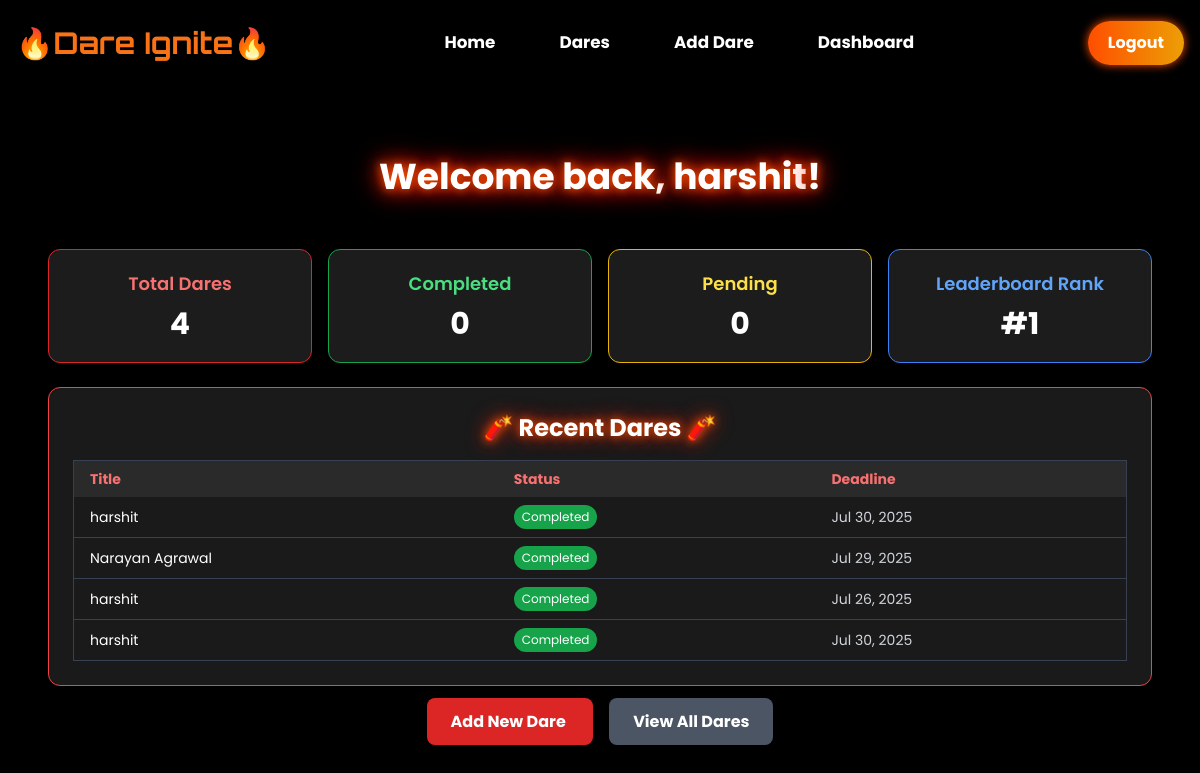
The page /dashboard/ (signed in) on the database its author committed.
### home/models.py (models this page shows)
class DareExchange(models.Model):
    user = models.ForeignKey(User, on_delete = models.CASCADE)
    name = models.CharField(max_length=100)
    email = models.CharField(max_length=50)
    phone_number = models.CharField(max_length=10)
    deadline = models.DateField(blank = True,null = True)
    dare_image = models.ImageField(upload_to = "dare_images/", blank = True, null = True)
    is_edited = models.BooleanField(default=False)
    dare = models.TextField()

### dashboard/views.py (the view)
# urls.py: path("", views.dashboard, name="dashboard"),
@login_required
def dashboard(request):
    user = request.user
    user_dares = DareExchange.objects.filter(user=user)
    total_dares = user_dares.count()
    current_date = timezone.now().date()
    completed_dares = user_dares.filter(dare_image__isnull=False).count()
    pending_dares = total_dares - completed_dares
    recent_dares = user_dares.order_by('-id')[:5]
    user_rankings = User.objects.annotate(
        completed_count=Count(
            Case(
                When(dareexchange__dare_image__isnull=False, then=0),
                output_field=IntegerField()
            )
        )
    ).order_by('-completed_count', 'id')
    leaderboard_rank = 1
    for index, ranked_user in enumerate(user_rankings, 1):
        if ranked_user.id == user.id:
            leaderboard_rank = index
            break
    user_phone = None
    if user_dares.exists():
        user_phone = user_dares.first().phone_number
    context = {
        'student': {
            'first_name': user.first_name or user.username,
            'phone_number': user_phone or 'Not provided'
        },
        'total_dares': total_dares,
        'completed_dares': completed_dares,
        'pending_dares': pending_dares,
        'leaderboard_rank': leaderboard_rank,
        'recent_dares': recent_dares,
    }
    return render(request, 'dashboard/index.html', context)

### templates/dashboard/index.html (shortened to what this page needs)
{% extends 'home/base.html' %}
{% load static %}
{% block body %}
<main class="max-w-6xl mx-auto p-6 w-full text-white"><br><br>
    <h2 class="text-4xl font-bold mb-1 title-orbitron text-center"
        style="text-shadow: 0 0 10px #ff5500, 0 0 20px #ff2200, 0 0 30px #ff2200;">
        Welcome back, {{ student.first_name }}!
    </h2>
    <br><br>
    <div class="grid grid-cols-1 md:grid-cols-4 gap-4 mb-6">
        <div class="bg-[#1c1c1c] shadow-lg rounded-xl p-5 text-center border border-red-600">
            <h3 class="text-lg font-semibold text-red-400">Total Dares</h3>
            <p class="text-3xl font-bold text-white mt-2">{{ total_dares }}</p>
        </div>
        <div class="bg-[#1c1c1c] shadow-lg rounded-xl p-5 text-center border border-green-600">
            <h3 class="text-lg font-semibold text-green-400">Completed</h3>
            <p class="text-3xl font-bold text-white mt-2">0</p>
        </div>
        <div class="bg-[#1c1c1c] shadow-lg rounded-xl p-5 text-center border border-yellow-500">
            <h3 class="text-lg font-semibold text-yellow-300">Pending</h3>
            <p class="text-3xl font-bold text-white mt-2">0</p>
        </div>
        <div class="bg-[#1c1c1c] shadow-lg rounded-xl p-5 text-center border border-blue-500">
            <h3 class="text-lg font-semibold text-blue-400">Leaderboard Rank</h3>
            <p class="text-3xl font-bold text-white mt-2">#{{ leaderboard_rank }}</p>
        </div>
    </div>
    <div class="bg-[#1a1a1a] shadow-xl rounded-xl p-6 border border-red-500">
        <h3 class="text-2xl font-bold mb-4 title-orbitron text-center"
            style="text-shadow: 0 0 10px #ff5500, 0 0 20px #ff2200;">
            🧨 Recent Dares 🧨
        </h3>
        {% if recent_dares %}
        <div class="overflow-x-auto mt-4">
            <table class="min-w-full text-left text-sm border border-gray-700 rounded-md">
                <thead class="bg-[#2a2a2a] text-red-400">
                    <tr>
                        <th class="px-4 py-2">Title</th>
                        <th class="px-4 py-2">Status</th>
                        <th class="px-4 py-2">Deadline</th>
                    </tr>
                </thead>
                <tbody class="divide-y divide-gray-700 text-white">
                    {% for dare in recent_dares %}
                    <tr>
                        <td class="px-4 py-2">{{ dare.name }}</td>
                        <td class="px-4 py-2">
                            {% if dare.dare_image %}
                                <span class="inline-block bg-green-600 text-white text-xs px-2 py-1 rounded-full">Completed</span>
                            {% endif %}
                        </td>
                        <td class="px-4 py-2 text-gray-300">
                            {% if dare.deadline %}
                                {{ dare.deadline|date:"M d, Y" }}
                            {% else %}
                                No deadline
                            {% endif %}
                        </td>
                    </tr>
                    {% endfor %}
                </tbody>
            </table>
        </div>
        {% else %}
        <p class="text-center text-gray-400">No recent dares found.</p>
        {% endif %}
    </div>
    <div class="mt-6 text-center">
        <a href="{% url 'create_dare' %}" class="bg-red-600 hover:bg-red-700 text-white font-bold py-3 px-6 rounded-lg mr-4 transition duration-300">
            Add New Dare
        </a>
        <a href="{% url 'dares' %}" class="bg-gray-600 hover:bg-gray-700 text-white font-bold py-3 px-6 rounded-lg transition duration-300">
            View All Dares
        </a>
    </div>
</main>
{% endblock %}

### templates/home/base.html (style rules this page uses)
body { font-family: 'Poppins', sans-serif; }

### rows shown on the page
DareExchange: name "harshit", shows "Completed", deadline "Jul 30, 2025"
DareExchange: name "Narayan Agrawal", shows "Completed", deadline "Jul 29, 2025"
DareExchange: name "harshit", shows "Completed", deadline "Jul 26, 2025"
DareExchange: name "harshit", shows "Completed", deadline "Jul 30, 2025"

### other values the page prints
{{ student.first_name }} "harshit"
{{ total_dares }} "4"
{{ leaderboard_rank }} "1"
